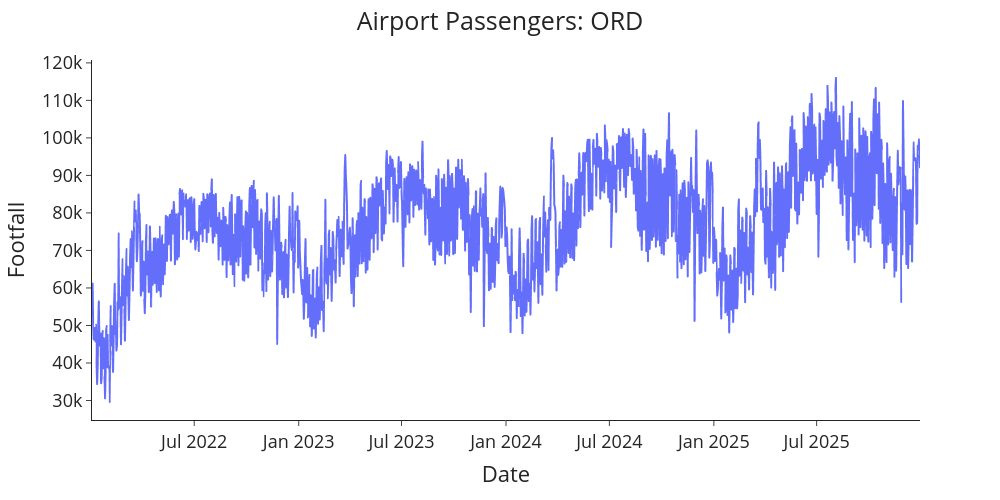
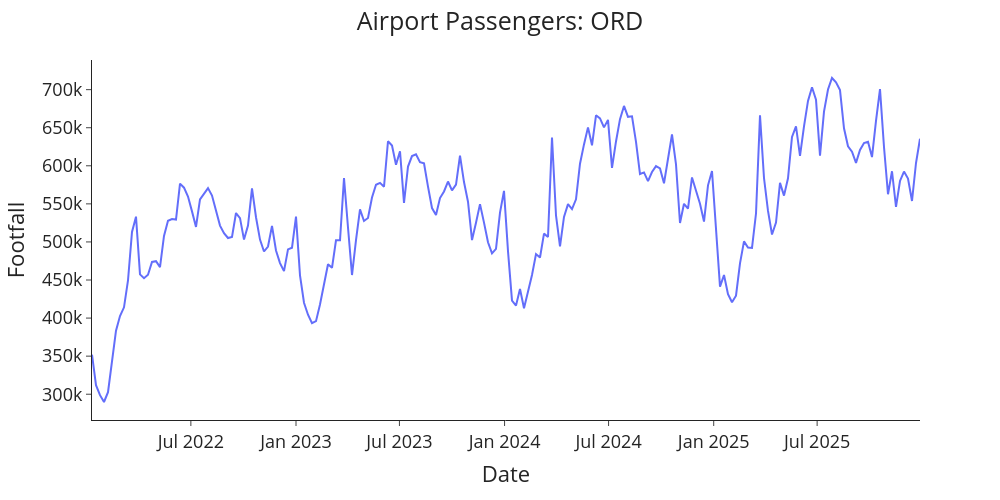
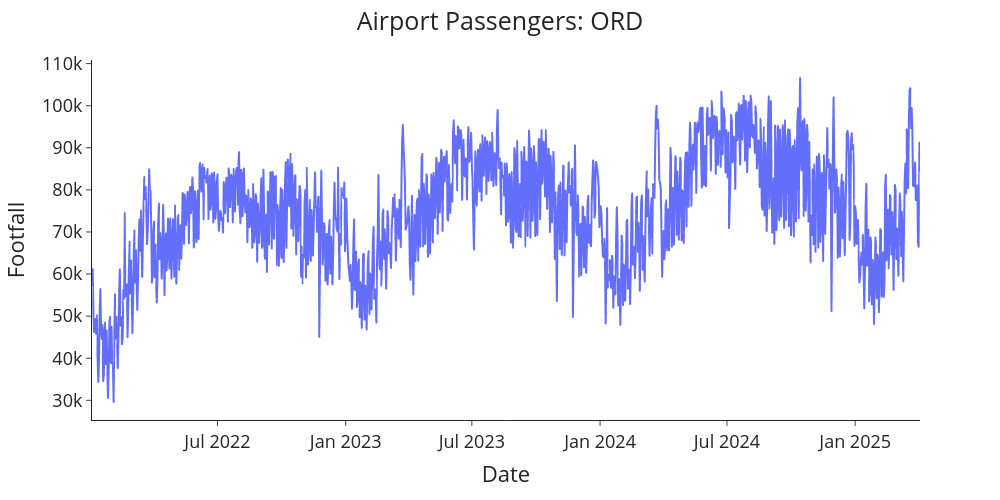
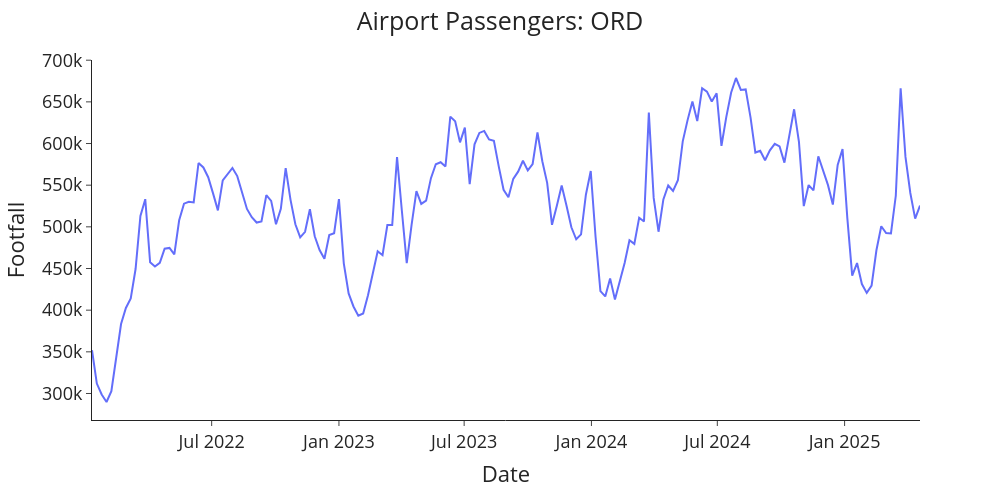

These figures' notebook cell, in order:
### Code cell
import plotly.express as px

def plot_passenger_volumes(df: pd.DataFrame,
                           x: str,
                           y: str,
                           airport: str) -> None:
    """General function to plot the passenger data."""

    fig = px.line(df, x=x, y=y, labels={'datetime': 'Date', 'total_passenger_throughput': 'Footfall'})
    fig.update_layout(template="simple_white", font=dict(size=18), 
                      title_text='Airport Passengers: '+airport,
                      width=1000, title_x=0.5, height=500)

    return fig.show()




data_proc["total_passenger_throughput_diff"] = data_proc["total_passenger_throughput"].diff()
plot_passenger_volumes(df=data_daily, x='datetime', y='total_passenger_throughput', airport=airport)
plot_passenger_volumes(df=data_weekly, x='datetime', y='total_passenger_throughput', airport=airport)

plot_passenger_volumes(df=data_daily_train, x='datetime', y='total_passenger_throughput', airport=airport)
plot_passenger_volumes(df=data_weekly_train, x='datetime', y='total_passenger_throughput', airport=airport)

### Figure 1 — Plotly figure (JSON) as saved in the notebook; plotly's stock layout.template omitted (floating-point values rounded to 4 significant figures; data arrays with more than 128 entries replaced by an {"elided": "..."} marker saying what was removed)
{"data": [{"hovertemplate": "Date=%{x}<br>Footfall=%{y}<extra></extra>", "legendgroup": "", "line": {"color": "#636efa", "dash": "solid"}, "marker": {"symbol": "circle"}, "mode": "lines", "name": "", "showlegend": false, "type": "scattergl", "x": {"elided": "1459 str values"}, "xaxis": "x", "y": {"elided": "1459 int values"}, "yaxis": "y"}], "layout": {"font": {"size": 18}, "height": 500, "legend": {"tracegroupgap": 0}, "margin": {"t": 60}, "title": {"text": "Airport Passengers: ORD", "x": 0.5}, "width": 1000, "xaxis": {"anchor": "y", "domain": [0, 1], "title": {"text": "Date"}}, "yaxis": {"anchor": "x", "domain": [0, 1], "title": {"text": "Footfall"}}}}

### Figure 2 — Plotly figure (JSON) as saved in the notebook; plotly's stock layout.template omitted (floating-point values rounded to 4 significant figures; data arrays with more than 128 entries replaced by an {"elided": "..."} marker saying what was removed)
{"data": [{"hovertemplate": "Date=%{x}<br>Footfall=%{y}<extra></extra>", "legendgroup": "", "line": {"color": "#636efa", "dash": "solid"}, "marker": {"symbol": "circle"}, "mode": "lines", "name": "", "orientation": "v", "showlegend": false, "type": "scatter", "x": {"elided": "208 str values"}, "xaxis": "x", "y": {"elided": "208 int values"}, "yaxis": "y"}], "layout": {"font": {"size": 18}, "height": 500, "legend": {"tracegroupgap": 0}, "margin": {"t": 60}, "title": {"text": "Airport Passengers: ORD", "x": 0.5}, "width": 1000, "xaxis": {"anchor": "y", "domain": [0, 1], "title": {"text": "Date"}}, "yaxis": {"anchor": "x", "domain": [0, 1], "title": {"text": "Footfall"}}}}

### Figure 3 — Plotly figure (JSON) as saved in the notebook; plotly's stock layout.template omitted (floating-point values rounded to 4 significant figures; data arrays with more than 128 entries replaced by an {"elided": "..."} marker saying what was removed)
{"data": [{"hovertemplate": "Date=%{x}<br>Footfall=%{y}<extra></extra>", "legendgroup": "", "line": {"color": "#636efa", "dash": "solid"}, "marker": {"symbol": "circle"}, "mode": "lines", "name": "", "showlegend": false, "type": "scattergl", "x": {"elided": "1189 str values"}, "xaxis": "x", "y": {"elided": "1189 int values"}, "yaxis": "y"}], "layout": {"font": {"size": 18}, "height": 500, "legend": {"tracegroupgap": 0}, "margin": {"t": 60}, "title": {"text": "Airport Passengers: ORD", "x": 0.5}, "width": 1000, "xaxis": {"anchor": "y", "domain": [0, 1], "title": {"text": "Date"}}, "yaxis": {"anchor": "x", "domain": [0, 1], "title": {"text": "Footfall"}}}}

### Figure 4 — Plotly figure (JSON) as saved in the notebook; plotly's stock layout.template omitted (floating-point values rounded to 4 significant figures; data arrays with more than 128 entries replaced by an {"elided": "..."} marker saying what was removed)
{"data": [{"hovertemplate": "Date=%{x}<br>Footfall=%{y}<extra></extra>", "legendgroup": "", "line": {"color": "#636efa", "dash": "solid"}, "marker": {"symbol": "circle"}, "mode": "lines", "name": "", "orientation": "v", "showlegend": false, "type": "scatter", "x": {"elided": "172 str values"}, "xaxis": "x", "y": {"elided": "172 int values"}, "yaxis": "y"}], "layout": {"font": {"size": 18}, "height": 500, "legend": {"tracegroupgap": 0}, "margin": {"t": 60}, "title": {"text": "Airport Passengers: ORD", "x": 0.5}, "width": 1000, "xaxis": {"anchor": "y", "domain": [0, 1], "title": {"text": "Date"}}, "yaxis": {"anchor": "x", "domain": [0, 1], "title": {"text": "Footfall"}}}}
